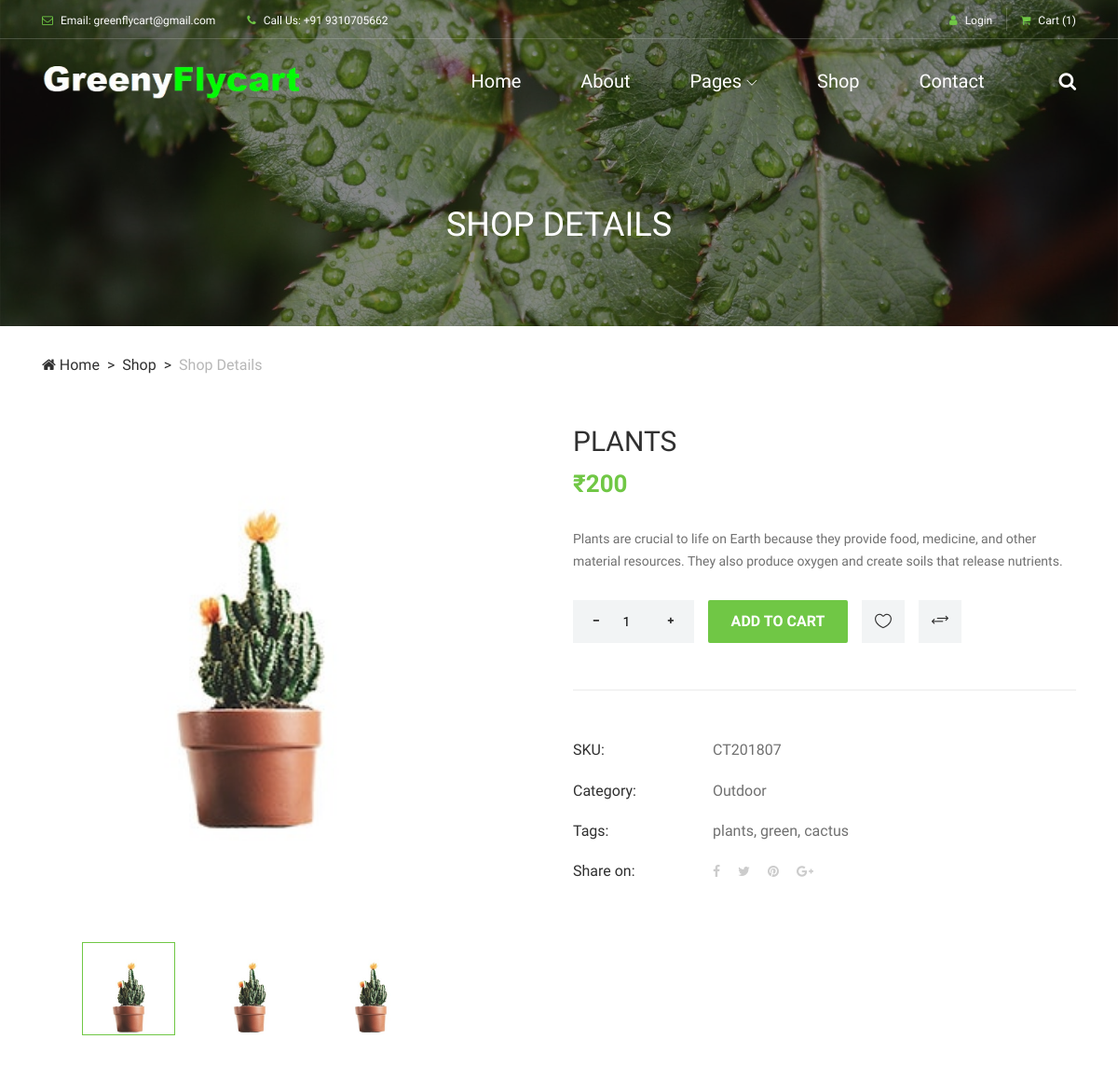
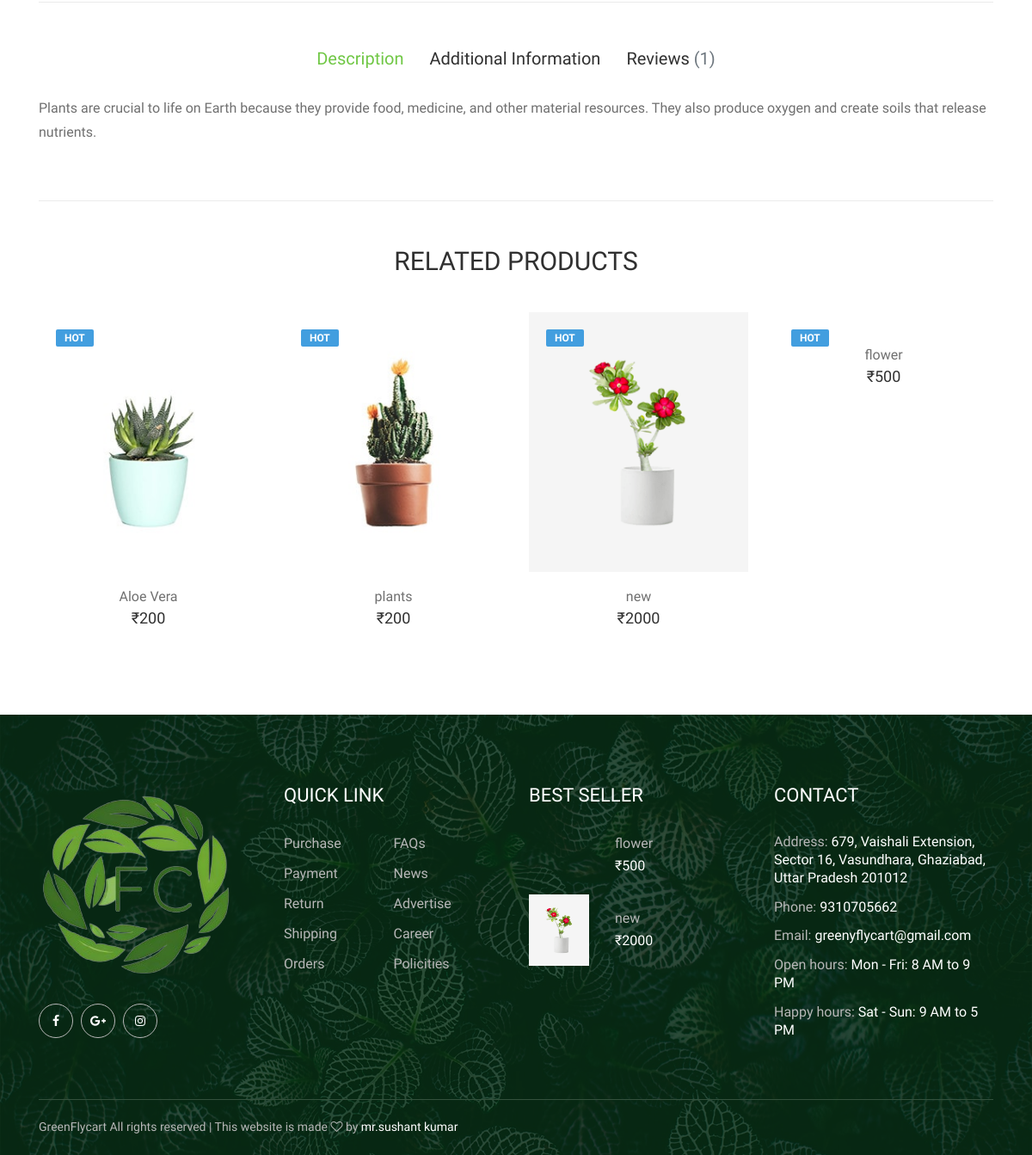
/shop-details.php?id=16, run on the app's committed database (2 pictures, top to bottom).
### tables this page shows
CREATE TABLE `product` (
  `id` int(11) NOT NULL,
  `p_name` varchar(50) NOT NULL,
  `p_cat` varchar(50) NOT NULL,
  `p_description` varchar(500) NOT NULL,
  `p_img` varchar(100) NOT NULL,
  `p_price` int(11) NOT NULL,
  `action` int(10) NOT NULL DEFAULT 1
);

CREATE TABLE `contact_us` (
  `id` int(20) NOT NULL,
  `address` varchar(5000) NOT NULL,
  `phone` varchar(200) NOT NULL,
  `email` varchar(200) NOT NULL,
  `open_hours` varchar(200) NOT NULL,
  `happy_hours` varchar(200) NOT NULL
);

### shop-details.php (the view, shortened to what this page needs)
<?php
    include 'header.php';
?>
    <div class="breadcrumb-area">
        <div class="top-breadcrumb-area bg-img bg-overlay d-flex align-items-center justify-content-center" style="background-image: url(img/bg-img/24.jpg);">
            <h2>SHOP DETAILS</h2>
        </div>
        <div class="container">
            <div class="row">
                <div class="col-12">
                    <nav aria-label="breadcrumb">
                        <ol class="breadcrumb">
                            <li class="breadcrumb-item"><a href="#"><i class="fa fa-home"></i> Home</a></li>
                            <li class="breadcrumb-item"><a href="#">Shop</a></li>
                            <li class="breadcrumb-item active" aria-current="page">Shop Details</li>
                        </ol>
                    </nav>
                </div>
            </div>
        </div>
    </div>
    <section class="single_product_details_area mb-50">
<?php
$id = $_GET['id'];
include('config.php');
$sql="SELECT * FROM `product` WHERE id={$id}";
$r=mysqli_query($con,$sql);
if(mysqli_num_rows($r)>0)
{
    while($row= mysqli_fetch_assoc($r))
    {
?>
        <div class="produts-details--content mb-50">
            <div class="container">
                <div class="row justify-content-between">
                    <div class="col-12 col-md-6 col-lg-5">
                        <div class="single_product_thumb">
                            <div id="product_details_slider" class="carousel slide" data-ride="carousel">
                                <div class="carousel-inner">
                                    <div class="carousel-item active">
                                        <a class="product-img" href="img/bg-img/49.jpg" title="Product Image">
                                        <img class="d-block w-100" src="<?php echo 'admin_panel/'  . $row['p_img']  ?>" alt="1">
                                    </a>
                                    </div>
                                </div>
                                <ol class="carousel-indicators">
                                    <li class="active" data-target="#product_details_slider" data-slide-to="0" style="background-image: url(<?php echo 'admin_panel/'  . $row['p_img']  ?>);">
                                    </li>
                                    <li data-target="#product_details_slider" data-slide-to="1" style="background-image: url(<?php echo 'admin_panel/'  . $row['p_img']  ?>);">
                                    </li>
                                    <li data-target="#product_details_slider" data-slide-to="2" style="background-image: url(<?php echo 'admin_panel/'  . $row['p_img']  ?>);">
                                    </li>
                                </ol>
                            </div>
                        </div>
                    </div>
                    <div class="col-12 col-md-6">
                        <div class="single_product_desc">
                            <h4 class="title"><?php echo $row['p_name']; ?></h4>
                            <h4 class="price">&#8377;<?php echo $row['p_price']; ?></h4>
                            <div class="short_overview">
                                <p><?php echo $row['p_description']; ?></p>
                            </div>
                            <div class="cart--area d-flex flex-wrap align-items-center">
                                <form class="cart clearfix d-flex align-items-center" method="post">
                                    <div class="quantity">
                                        <span class="qty-minus" onclick="var effect = document.getElementById('qty'); var qty = effect.value; if( !isNaN( qty ) &amp;&amp; qty &gt; 1 ) effect.value--;return false;"><i class="fa fa-minus" aria-hidden="true"></i></span>
                                        <input type="number" class="qty-text" id="qty" step="1" min="1" max="12" name="quantity" value="1">
                                        <span class="qty-plus" onclick="var effect = document.getElementById('qty'); var qty = effect.value; if( !isNaN( qty )) effect.value++;return false;"><i class="fa fa-plus" aria-hidden="true"></i></span>
                                    </div>
                                    <button type="submit" name="addtocart" value="5" class="btn alazea-btn ml-15"  onclick="addToCart(<?= $row['id'] ?>, '<?= $row['p_name'] ?>', <?= $row['p_price']  ?>, 'admin_panel/<?= $row['p_img'] ?>' )" >Add to cart</button>
                                </form>
                                <div class="wishlist-compare d-flex flex-wrap align-items-center">
                                    <a href="#" class="wishlist-btn ml-15"><i class="icon_heart_alt"></i></a>
                                    <a href="#" class="compare-btn ml-15"><i class="arrow_left-right_alt"></i></a>
                                </div>
                            </div>
                            <div class="products--meta">
                                <p><span>SKU:</span> <span>CT201807</span></p>
                                <p><span>Category:</span> <span><?php echo $row['p_cat']?></span></p>
                                <p><span>Tags:</span> <span>plants, green, cactus </span></p>
                                <p>
                                    <span>Share on:</span>
                                    <span>
                                    <a href="#"><i class="fa fa-facebook"></i></a>
                                    <a href="#"><i class="fa fa-twitter"></i></a>
                                    <a href="#"><i class="fa fa-pinterest"></i></a>
                                    <a href="#"><i class="fa fa-google-plus"></i></a>
                                </span>
                                </p>
                            </div>
                        </div>
                    </div>
                </div>
            </div>
        </div>
<?php
    }}
?>
        <div class="container">
            <div class="row">
                <div class="col-12">
                    <div class="product_details_tab clearfix">
                        <ul class="nav nav-tabs" role="tablist" id="product-details-tab">
                            <li class="nav-item">
                                <a href="#description" class="nav-link active" data-toggle="tab" role="tab">Description</a>
                            </li>
                            <li class="nav-item">
                                <a href="#addi-info" class="nav-link" data-toggle="tab" role="tab">Additional Information</a>
                            </li>
                            <li class="nav-item">
                                <a href="#reviews" class="nav-link" data-toggle="tab" role="tab">Reviews <span class="text-muted">(1)</span></a>
                            </li>
                        </ul>
                        <div class="tab-content">
                            <div role="tabpanel" class="tab-pane fade show active" id="description">
                            <?php
$id = $_GET['id'];
include('config.php');
$sql="SELECT * FROM `product` WHERE id={$id}";
$r=mysqli_query($con,$sql);
if(mysqli_num_rows($r)>0)
{
    while($row= mysqli_fetch_assoc($r))
    {
?>
                                <div class="description_area">
                                    <p><?php echo $row['p_description']?></p>
                                </div>
                                <?php
    }}
?>
                            </div>
                        </div>
                    </div>
                </div>
            </div>
        </div>
    </section>
    <div class="related-products-area">
        <div class="container">
            <div class="row">
                <div class="col-12">
                    <div class="section-heading text-center">
                        <h2>Related Products</h2>
                    </div>
                </div>
            </div>
            <div class="row">
                <?php
               include ('config.php');
               $q="SELECT * FROM `product` WHERE action = 1 ORDER BY id ASC LIMIT 4";
               $r=mysqli_query($con,$q);
                if(mysqli_num_rows($r)>0)
                    {
                    while($row= mysqli_fetch_assoc($r))
                {
               ?>
                <div class="col-12 col-sm-6 col-lg-3">
                    <div class="single-product-area mb-100">
                        <div class="product-img">
                        <a href="shop-details.php?id=<?php echo $row['id']; ?>"><img src="<?php echo 'admin_panel/'  . $row['p_img']  ?>" alt=""></a>
                            <div class="product-tag">
                                <a href="#">Hot</a>
                            </div>
                        </div>
                        <div class="product-info mt-15 text-center">
                            <a href="shop-details.html">
                                <p><?php echo $row['p_name']; ?></p>
                            </a>
                            <h6>&#8377;<?php echo $row['p_price']; ?></h6>
                        </div>
                    </div>
                </div>
                <?php
                }}
                ?>
            </div>
        </div>
    </div>
    <?php
    include 'footer.php';
?>

### footer.php (shortened to what this page needs)
<footer class="footer-area bg-img" style="background-image: url(img/bg-img/3.jpg);">
        <div class="main-footer-area">
            <div class="container">
                <div class="row">
                    <div class="col-12 col-sm-6 col-lg-3">
                        <div class="single-footer-widget">
                            <div class="footer-logo mb-30">
                                <a href="#"><img src="img/core-img/leaf2.png" alt=""></a>
                            </div>
                            <div class="social-info">
                                <a href="#"><i class="fa fa-facebook" aria-hidden="true"></i></a>
                                <a href="#"><i class="fa fa-google-plus" aria-hidden="true"></i></a>
                                <a href="https://www.instagram.com/greenyflycart?igsh=encwdHQ1d3hpcDZh"><i class="fa fa-instagram" aria-hidden="true"></i></a>
                            </div>
                        </div>
                    </div>
                    <div class="col-12 col-sm-6 col-lg-3">
                        <div class="single-footer-widget">
                            <div class="widget-title">
                                <h5>QUICK LINK</h5>
                            </div>
                            <nav class="widget-nav">
                                <ul>
                                    <li><a href="#">Purchase</a></li>
                                    <li><a href="#">FAQs</a></li>
                                    <li><a href="#">Payment</a></li>
                                    <li><a href="#">News</a></li>
                                    <li><a href="#">Return</a></li>
                                    <li><a href="#">Advertise</a></li>
                                    <li><a href="#">Shipping</a></li>
                                    <li><a href="#">Career</a></li>
                                    <li><a href="#">Orders</a></li>
                                    <li><a href="#">Policities</a></li>
                                </ul>
                            </nav>
                        </div>
                    </div>
                    <div class="col-12 col-sm-6 col-lg-3">
                        <div class="single-footer-widget">
                            <div class="widget-title">
                                <h5>BEST SELLER</h5>
                            </div>
                            <?php
               include ('config.php');
               $q="SELECT * FROM `product` WHERE action = 1 ORDER BY id DESC LIMIT 2";
               $r=mysqli_query($con,$q);
                if(mysqli_num_rows($r)>0)
                    {
                    while($row= mysqli_fetch_assoc($r))
                {
               ?>
                            <div class="single-best-seller-product d-flex align-items-center">
                                <div class="product-thumbnail">
                                    <a href="shop-details.php?id=<?php echo $row['id']; ?>"><img src="<?php echo 'admin_panel/'  . $row['p_img']  ?>" alt=""></a>
                                </div>
                                <div class="product-info">
                                    <a href="shop-details.php?id=<?php echo $row['id']; ?>"><?php echo $row['p_name']; ?></a>
                                    <p>&#8377;<?php echo $row['p_price']; ?></p>
                                </div>
                            </div>
                            <?php
                }}
                ?>
                        </div>
                    </div>
                    <div class="col-12 col-sm-6 col-lg-3">
                        <div class="single-footer-widget">
                            <div class="widget-title">
                                <h5>CONTACT</h5>
                            </div>
                        <?php
                        include('config.php');
                        $sql="SELECT * FROM `contact_us`  ORDER BY id DESC LIMIT 1" ;
                        $r=mysqli_query($con,$sql);
                        if(mysqli_num_rows($r)>0)
                        {
                            while($row= mysqli_fetch_assoc($r))
                            {
                     ?>
                            <div class="contact-information">
                            <p><span>Address:</span> <?php echo $row['address'] ?></p>
                        <p><span>Phone:</span> <?php echo $row['phone'] ?></p>
                        <p><span>Email:</span> <?php echo $row['email'] ?></p>
                        <p><span>Open hours:</span> <?php echo $row['open_hours'] ?></p>
                        <p><span>Happy hours:</span> <?php echo $row['happy_hours'] ?></p>
                            </div>
                            <?php
                            }}
                    ?>
                        </div>
                    </div>
                </div>
            </div>
        </div>
        <div class="footer-bottom-area">
            <div class="container">
                <div class="row">
                    <div class="col-12">
                        <div class="border-line"></div>
                    </div>
                    <div class="col-12 col-md-6">
                        <div class="copywrite-text">
                            <p>GreenFlycart All rights reserved | This website is made <i class="fa fa-heart-o" aria-hidden="true"></i> by <a href="https://mrsushant.netlify.app/" target="_blank">mr.sushant kumar</a>
</p>
                        </div>
                    </div>
                    <div class="col-12 col-md-6">
                        <div class="footer-nav">
                        </div>
                    </div>
                </div>
            </div>
        </div>
    </footer>
</body>
</html>

### data on the page
product: p_img (picture), p_name "PLANTS", p_price "200", p_description "Plants are crucial to life on Earth because they provide food, medicine, and other material resources. They also produce oxygen and create soils that release nutrients.", p_cat "Outdoor", p_name "plants"
product: p_img (picture), p_name "Aloe Vera", p_price "200"
product: p_img (picture), p_name "new", p_price "2000"
product: p_name "flower", p_price "500"
contact_us: address "679, Vaishali Extension, Sector 16, Vasundhara, Ghaziabad, Uttar Pradesh 201012", phone "9310705662", email "greenyflycart@gmail.com", open_hours "Mon - Fri: 8 AM to 9 PM", happy_hours "Sat - Sun: 9 AM to 5 PM"
